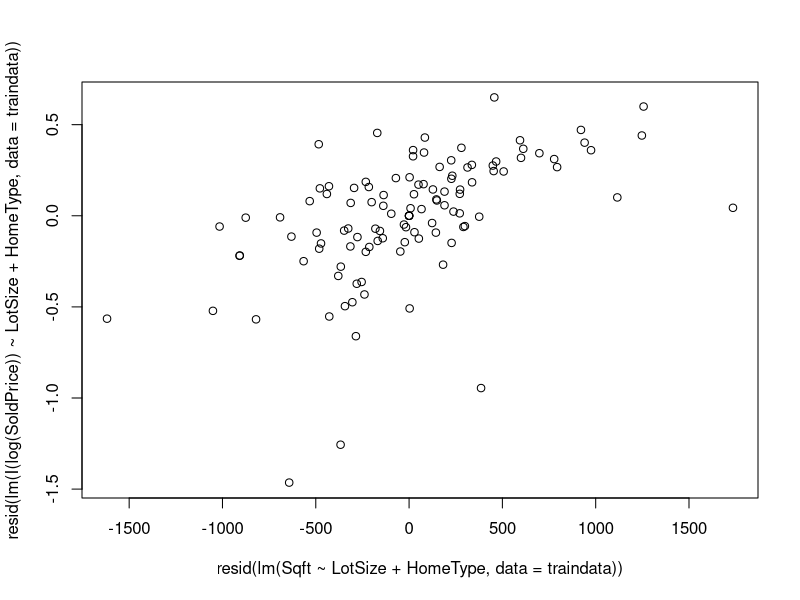
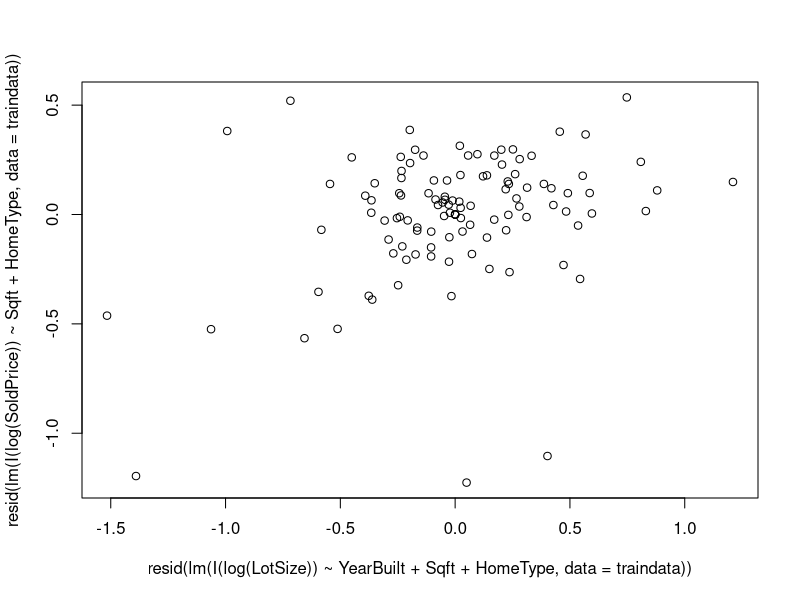
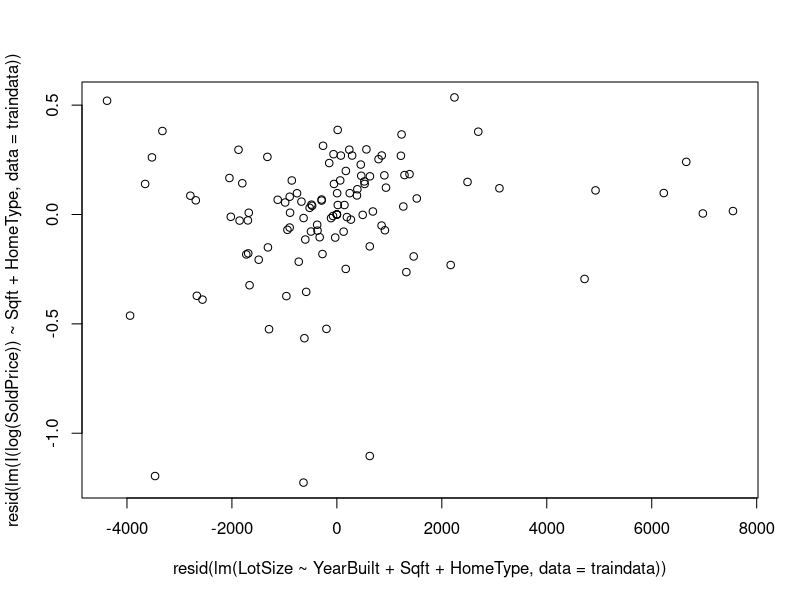
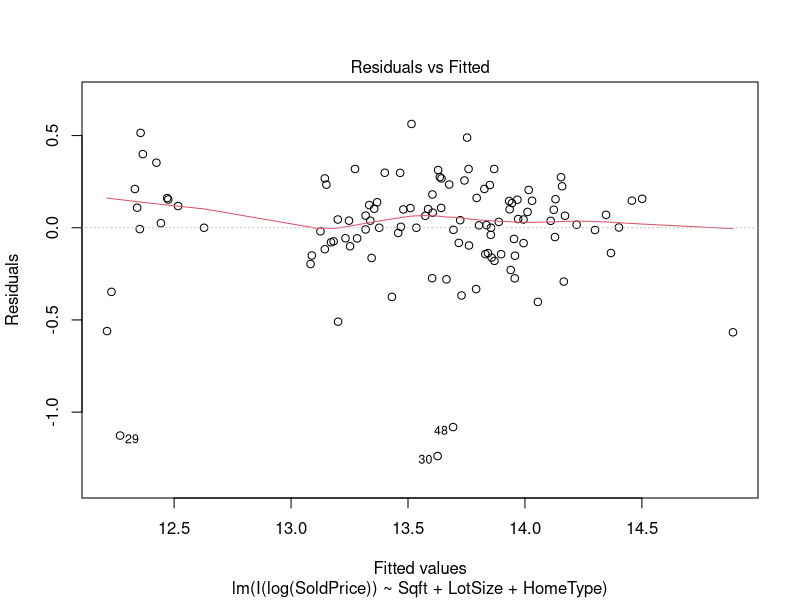
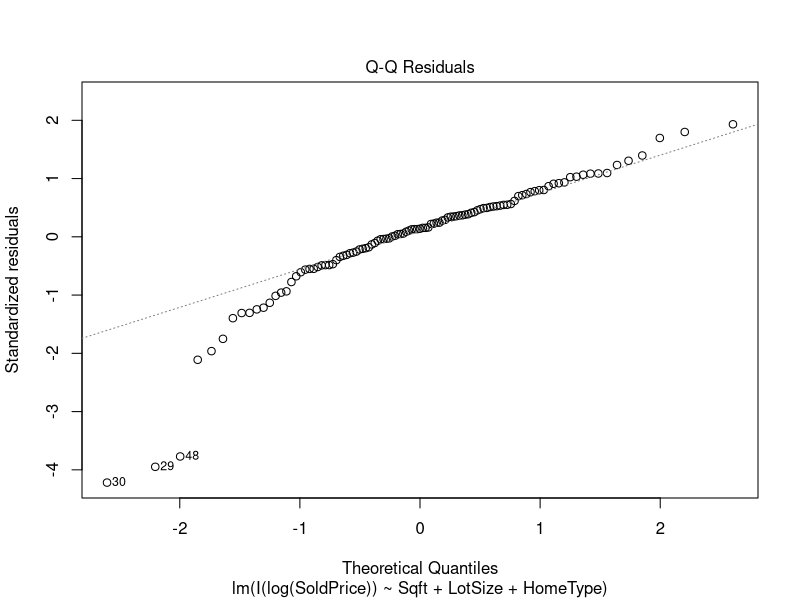
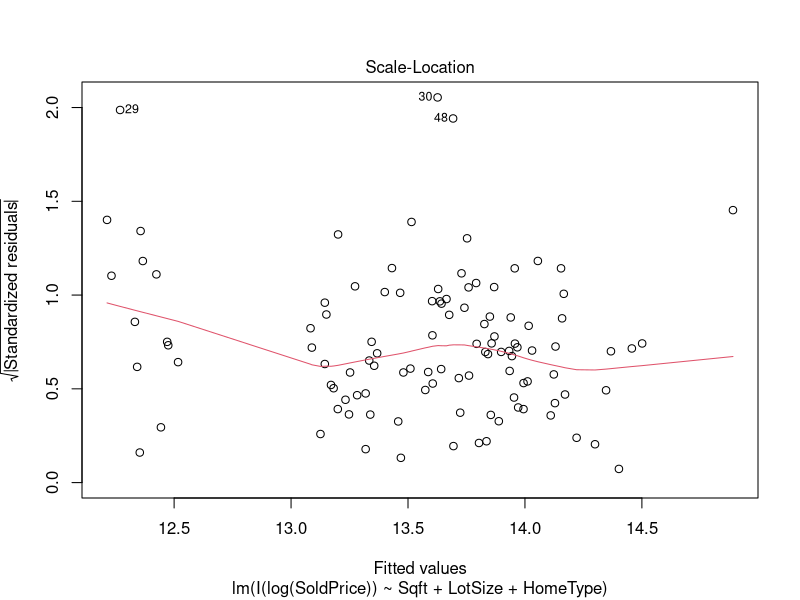
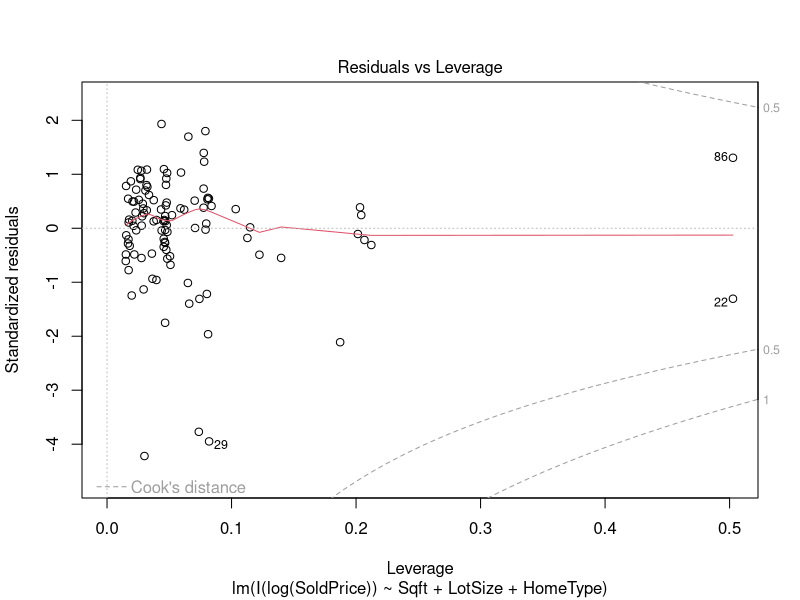
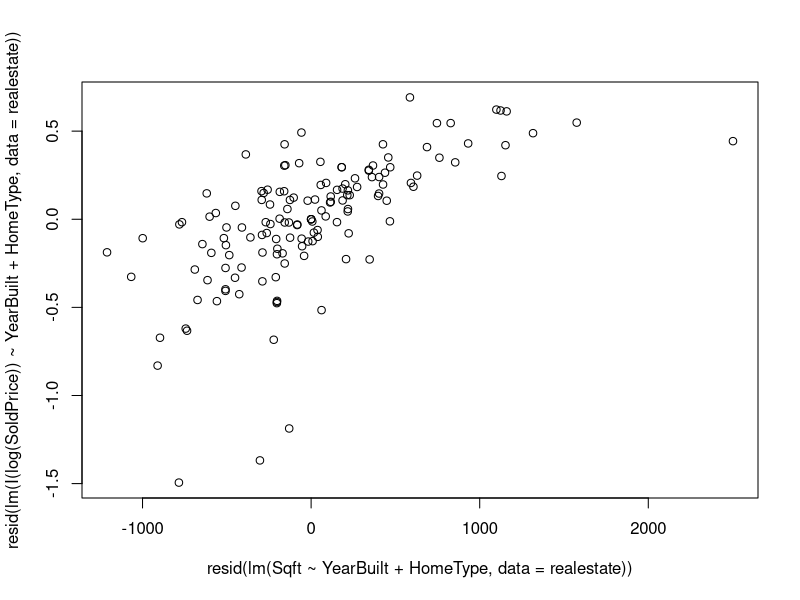

Write the R code that produced these figures, in order. (Note: this script raises an error after producing the figures.)
## ---- chunk 1
knitr::opts_chunk$set(echo = TRUE)
## ---- chunk 2
library(tidyverse)
library(readxl)
library(leaps)
library(car)
## ---- chunk 3
realestate <- read_excel("SLO_Real_Estate_Feb-Apr2022.xlsx")

realestate_clean <- realestate %>%
  filter(LotSize != 416869 & LotSize != 108900 & LotSize != 84071)

realestate_clean <- realestate_clean %>%
  mutate(HomeTypeNew = 
           case_when(HomeType == "Condominium" ~ "Condo", 
             HomeType == "SingleFamilyResidence" ~ "SingleFam",
             HomeType == "ManufacturedHome" ~ "Manufactured",
             TRUE ~ "Other")) 

realestate_clean$Cooling = factor(realestate_clean$Cooling)
realestate_clean$Heating = factor(realestate_clean$Heating)
realestate_clean$HomeTypeNew = factor(realestate_clean$HomeTypeNew)
realestate_clean$Pool = factor(realestate_clean$Pool)
## ---- chunk 4
n <- 141
numtrain = ceiling(.8*n)
set.seed(678)
train_ind = sample(n, numtrain)
traindata = realestate_clean[train_ind, ]
testdata = realestate_clean[-train_ind, ]
set.seed(NULL)
## ---- chunk 5
full.model <- lm(SoldPrice~., data = traindata)
summary(full.model)
## ---- chunk 6
best.sub <- summary(regsubsets(formula(full.model), data=traindata, method = "exhaustive", nbest = 2))

## ---- chunk 7
n = nrow(realestate) #sample size
p<-c(2,2,3,3,4,4,5,5,6,6,7,7,8,8,9,9) #number of coeffs ***SEE REMARK BELOW***

#Compute and Store Quantities of interest (SSE,s,Rsq,AIC,BIC,Cp)
SSE<-best.sub$rss             #SSE 
s<-sqrt(SSE/(n-p))            #s
Rsq<-best.sub$rsq             #R-squared 
Rsq.adj<-best.sub$adjr2       #R-squared adjusted
BIC<-n*log(SSE/n) + p*log(n)  #BIC
AIC<- n*log(SSE/n) + 2*p      #AIC
Cp<-best.sub$cp               #Mallow's Cp
bs<- data.frame(best.sub$outmat, p=p, Cp, AIC, BIC, Rsq, Rsq.adj, s)
## ---- chunk 8
bs %>%
  arrange(BIC)
## ---- chunk 9
fit.one <- lm(I(log(SoldPrice))~Sqft+LotSize+HomeType, data = traindata)

summary(fit.one)
## ---- chunk 10
traindata %>%
  arrange(desc(LotSize)) %>%
  filter()
## ---- chunk 11
plot(resid(lm(I(log(SoldPrice))~LotSize + HomeType, data = traindata))~resid(lm(Sqft ~ LotSize + HomeType, data = traindata)))
## ---- chunk 12
plot(resid(lm(I(log(SoldPrice))~Sqft + HomeType, data = traindata))~resid(lm(I(log(LotSize)) ~ YearBuilt + Sqft + HomeType, data = traindata)))

plot(resid(lm(I(log(SoldPrice))~Sqft + HomeType, data = traindata))~resid(lm(LotSize ~ YearBuilt + Sqft + HomeType, data = traindata)))

## ---- chunk 13
plot(fit.one)
## ---- chunk 14
fit.two <- lm(I(sqrt(SoldPrice))~Sqft+YearBuilt+HomeType, data = realestate)

summary(fit.two)
## ---- chunk 15
plot(resid(lm(I(log(SoldPrice))~YearBuilt + HomeType, data = realestate))~resid(lm(Sqft ~ YearBuilt + HomeType, data = realestate)))
## ---- chunk 16
plot(resid(lm(I(log(SoldPrice))~Sqft + HomeTypeNew, data = traindata))~resid(lm(YearBuilt ~ Sqft + HomeTypeNew, data = traindata)))
## ---- chunk 17
plot(fit.two)
## ---- chunk 18
shapiro.test(fit.two$residuals)
## ---- chunk 19
realestate %>%
  ggplot() +
  geom_point(aes(y = SoldPrice, x = Sqft, col = HomeType))
## ---- chunk 20

traindata %>%
  ggplot() +
  geom_point(aes(y = SoldPrice, x = Sqft, col = HomeTypeNew))
  
## ---- chunk 21
realestate %>%
  group_by(HomeTypeNew) %>%
  summarise(n = n())
  
## ---- chunk 22
fit.three <- lm(I((SoldPrice))~Sqft+HomeTypeNew+YearBuilt, data = realestate)

summary(fit.three)
## ---- chunk 23
plot(resid(lm(I(log(SoldPrice))~YearBuilt + HomeTypeNew, data = realestate))~resid(lm(Sqft ~ YearBuilt + HomeTypeNew, data = realestate)))
## ---- chunk 24
plot(resid(lm(I(log(SoldPrice))~Sqft + HomeTypeNew, data = realestate))~resid(lm(YearBuilt ~ Sqft + HomeTypeNew, data = realestate)))
## ---- chunk 25
plot(fit.three)
## ---- chunk 26
full.model2 <- lm(I(log(SoldPrice)) ~ Sqft + YearBuilt + HomeTypeNew + Bed + Bath + Parking + Cooling + Heating + Pool, data = realestate)
## ---- chunk 27
best.sub2 <- summary(regsubsets(formula(full.model2), data=realestate, method = "exhaustive", nbest = 2))

## ---- chunk 28
n = nrow(realestate) #sample size
p<-c(2,2,3,3,4,4,5,5,6,6,7,7,8,8,9,9) #number of coeffs ***SEE REMARK BELOW***

#Compute and Store Quantities of interest (SSE,s,Rsq,AIC,BIC,Cp)
SSE<-best.sub2$rss             #SSE 
s<-sqrt(SSE/(n-p))            #s
Rsq<-best.sub2$rsq             #R-squared 
Rsq.adj<-best.sub2$adjr2       #R-squared adjusted
BIC<-n*log(SSE/n) + p*log(n)  #BIC
AIC<- n*log(SSE/n) + 2*p      #AIC
Cp<-best.sub2$cp               #Mallow's Cp
bs2<- data.frame(best.sub2$outmat, p=p, Cp, AIC, BIC, Rsq, Rsq.adj, s)
## ---- chunk 29
bs2 %>%
  arrange(BIC)
## ---- chunk 30
fit.four <- lm(log(SoldPrice) ~ Sqft + HomeTypeNew + I(Bath - mean(realestate$Bath)), data = realestate)
## ---- chunk 31
plot(fit.four)
## ---- chunk 32

plot(resid(lm(I(log(SoldPrice))~Sqft + HomeTypeNew, data = realestate))~resid(lm(Bath ~ Sqft + HomeTypeNew, data = realestate)))

## ---- chunk 33
plot(resid(lm(I(log(SoldPrice))~YearBuilt + HomeTypeNew, data = realestate))~resid(lm(Sqft ~ YearBuilt + HomeTypeNew, data = realestate)))
## ---- chunk 34
realestate %>%
  ggplot() +
  geom_point(aes(x = Sqft, y = Bath))
## ---- chunk 35
vif(fit.four)
## ---- chunk 36
vif(fit.three)
## ---- chunk 37
boxCox(lm(SoldPrice~Sqft+YearBuilt+HomeTypeNew, data = realestate))
## ---- chunk 38
fit.five = lm(lm(I(sqrt(SoldPrice))~Sqft+LotSize+HomeTypeNew, data = traindata))

summary(fit.five)
## ---- chunk 39
plot(fit.five)
## ---- chunk 40

plot(resid(lm(I(sqrt(SoldPrice))~Sqft + HomeTypeNew, data = realestate))~resid(lm(YearBuilt ~ Sqft + HomeTypeNew, data = realestate)))
## ---- chunk 41
plot(resid(lm(I(sqrt(SoldPrice))~YearBuilt + HomeTypeNew, data = realestate))~resid(lm(Sqft ~ YearBuilt + HomeTypeNew, data = realestate)))
## ---- chunk 42
realestate %>%
  ggplot() +
  geom_boxplot(aes(x = HomeTypeNew, y = SoldPrice))
## ---- chunk 43
fit.three <- lm(SoldPrice~Sqft+LotSize+HomeType, data = realestate)
## ---- chunk 44
boxCox(fit.three)

## ---- chunk 45
plot(fit.three)
## ---- chunk 46
full <- read_excel("SLO_Real_Estate_Feb-Apr2022.xlsx")
n <- 144
numtrain = ceiling(.8*n)
set.seed(678)
train_ind = sample(n, numtrain)
bren = full[train_ind, ]
bren <- bren %>%
  mutate(HomeTypeNew = 
           case_when(HomeType == "Condominium" ~ "Condo", 
             HomeType == "SingleFamilyResidence" ~ "SingleFam",
             HomeType == "ManufacturedHome" ~ "Manufactured",
             TRUE ~ "Other")) 
## ---- chunk 47
bren.model <- lm(SoldPrice ~ Sqft + LotSize + HomeTypeNew, data = bren)
## ---- chunk 48
plot(resid(lm(SoldPrice ~ Sqft + HomeTypeNew, data = bren))~resid(lm(LotSize ~ Sqft + HomeTypeNew, data = bren)), xlab = "LotSize | Others", ylab = "SoldPrice | Others")
## ---- chunk 49
plot(resid(lm(SoldPrice ~ Sqft + HomeTypeNew, data = traindata))~resid(lm(LotSize ~ Sqft + HomeTypeNew, data = traindata)), xlab = "LotSize | Others", ylab = "SoldPrice | Others")
## ---- chunk 50
fit.three <- lm(SoldPrice ~ Sqft + LotSize + HomeTypeNew, data = traindata)
plot(fit.three)
